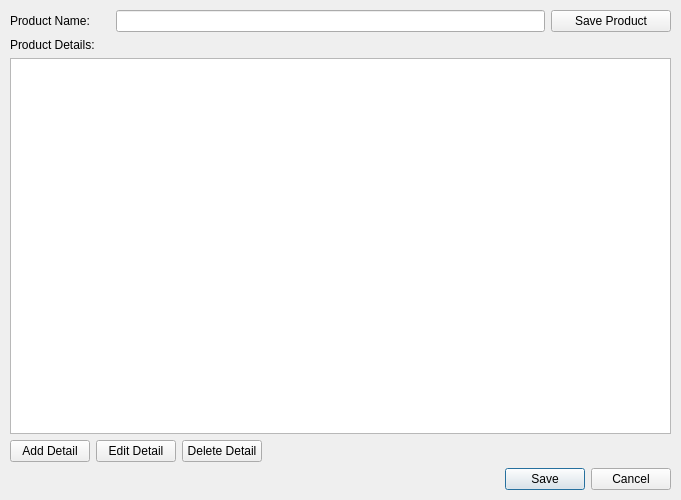
<?xml version="1.0" encoding="UTF-8"?>
<ui version="4.0">
 <class>ProductEditor</class>
 <widget class="QDialog" name="ProductEditor">
  <property name="geometry">
   <rect>
    <x>0</x>
    <y>0</y>
    <width>681</width>
    <height>500</height>
   </rect>
  </property>
  <property name="windowTitle">
   <string>Product Editor</string>
  </property>
  <layout class="QVBoxLayout" name="verticalLayout">
   <property name="leftMargin">
    <number>10</number>
   </property>
   <property name="topMargin">
    <number>10</number>
   </property>
   <property name="rightMargin">
    <number>10</number>
   </property>
   <property name="bottomMargin">
    <number>10</number>
   </property>
   <item>
    <layout class="QHBoxLayout" name="nameLayout">
     <property name="leftMargin">
      <number>0</number>
     </property>
     <property name="topMargin">
      <number>0</number>
     </property>
     <property name="rightMargin">
      <number>0</number>
     </property>
     <property name="bottomMargin">
      <number>0</number>
     </property>
     <item>
      <widget class="QLabel" name="productNameLabel">
       <property name="minimumSize">
        <size>
         <width>100</width>
         <height>0</height>
        </size>
       </property>
       <property name="text">
        <string>Product Name:</string>
       </property>
      </widget>
     </item>
     <item>
      <widget class="QLineEdit" name="productNameEdit">
       <property name="minimumSize">
        <size>
         <width>200</width>
         <height>0</height>
        </size>
       </property>
      </widget>
     </item>
     <item>
      <widget class="QPushButton" name="saveProductButton">
       <property name="minimumSize">
        <size>
         <width>120</width>
         <height>0</height>
        </size>
       </property>
       <property name="text">
        <string>Save Product</string>
       </property>
      </widget>
     </item>
    </layout>
   </item>
   <item>
    <widget class="QLabel" name="detailsLabel">
     <property name="text">
      <string>Product Details:</string>
     </property>
    </widget>
   </item>
   <item>
    <widget class="QTableView" name="detailsTable"/>
   </item>
   <item>
    <layout class="QHBoxLayout" name="buttonLayout">
     <item>
      <widget class="QPushButton" name="addDetailButton">
       <property name="text">
        <string>Add Detail</string>
       </property>
      </widget>
     </item>
     <item>
      <widget class="QPushButton" name="editDetailButton">
       <property name="text">
        <string>Edit Detail</string>
       </property>
      </widget>
     </item>
     <item>
      <widget class="QPushButton" name="deleteDetailButton">
       <property name="text">
        <string>Delete Detail</string>
       </property>
      </widget>
     </item>
     <item>
      <spacer name="horizontalSpacer">
       <property name="orientation">
        <enum>Qt::Horizontal</enum>
       </property>
       <property name="sizeHint" stdset="0">
        <size>
         <width>40</width>
         <height>20</height>
        </size>
       </property>
      </spacer>
     </item>
    </layout>
   </item>
   <item>
    <widget class="QDialogButtonBox" name="buttonBox">
     <property name="orientation">
      <enum>Qt::Horizontal</enum>
     </property>
     <property name="standardButtons">
      <set>QDialogButtonBox::Cancel|QDialogButtonBox::Save</set>
     </property>
    </widget>
   </item>
  </layout>
 </widget>
 <resources/>
 <connections>
  <connection>
   <sender>buttonBox</sender>
   <signal>accepted()</signal>
   <receiver>ProductEditor</receiver>
   <slot>accept()</slot>
  </connection>
  <connection>
   <sender>buttonBox</sender>
   <signal>rejected()</signal>
   <receiver>ProductEditor</receiver>
   <slot>reject()</slot>
  </connection>
 </connections>
</ui>
